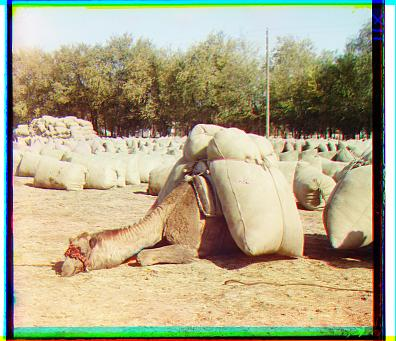
%> input picture ImageAligning/html/img/bd1.jpg, 396 x 341 px
$ octave --eval "result = cropborder(imread('html/img/bd1.jpg'));"   (GNU Octave 9; MATLAB toolbox functions it lacks are replaced by stand-ins)
%> lines starting %> are read from the running program, lines starting %| are printed output that depends on the picture
function offset = cropborder(img)
    gray = img;
%> gray is the input picture: size 341x396x3 uint8; mean R, G, B 172.9, 166.5, 135.8
    gray = rgb2gray(gray);
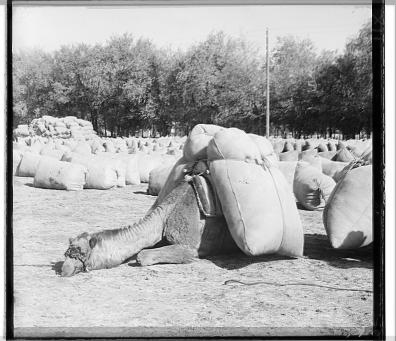
%> gray: size 341x396 uint8; min 0, max 255, mean 164.9

    fl = fspecial('gaussian', [3,3], 1.5); % change if you need
    scaleimg = imfilter(gray,fl);
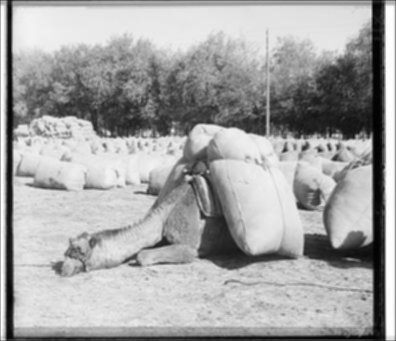
%> scaleimg: size 341x396 uint8; min 2, max 255, mean 164.4
    scaleimg = scaleimg(2:2:end, 2:2:end);
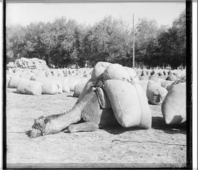
%> scaleimg: size 170x198 uint8; min 2, max 254, mean 164.6
    [hh, ww] = size(scaleimg);
%> hh = 170; ww = 198
    times = 1;
    while(max(hh, ww) > 1000)
%        scaleimg = imfilter(scaleimg,fl);
       scaleimg = scaleimg(2:2:end, 2:2:end);
       [hh, ww] = size(scaleimg);
       times = times + 1;
   end
%> after the loop, times = 1
   count = 1;
   xstart = 1; ystart = 1; xend = hh; yend = ww;
%> after `xend = hh`: xend = 170
%> after `yend = ww`: yend = 198
     for row = 1:hh/10
        av = std(scaleimg(row,:));
        if (av < 0.15)
            xstart = row;
            count = 0;
        elseif count > 2
            break;
        else count = count + 1;
        end
     end
%> this loop made 3 passes
%> av on passes 1 to 3: 25.62, 26.56, 33.96
%> after the loop, xstart = 1
     count = 1;
%      disp('ha');
     for row = hh:-1:hh*0.9
        av = std(scaleimg(row,:));
%         disp(av);
        if (av < 0.15)
            xend = row;
            count = 0;
        elseif count > 2
            break;
        else count = count + 1;
        end
     end
%> this loop made 3 passes
%> av on passes 1 to 3: 31.95, 38.46, 38.67
     count = 1;
%      disp('ha');
     for col = 1:ww/10
        av = std(scaleimg(:,col));
%         disp(av);
        if (av < 0.15)
            ystart = col;
            count = 0;
        elseif count > 2
            break;
        else count = count + 1;
        end
     end
%> this loop made 3 passes
%> av on passes 1 to 3: 9.19, 11.1, 21.39
%> after the loop, ystart = 1
%      disp('ha');
     count = 1;
     for col = ww:-1:ww*0.9
        av = std(scaleimg(:,col));
%         disp(av);
        if (av < 0.15)
            yend = col;
            count = 0;
        elseif count > 2
            break;
        else count = count + 1;
        end
     end
%> this loop made 3 passes
%> av on passes 1 to 3: 2.66, 8.15, 8.92

% [57 lines of commented-out code are left out]
    xend = xend*2.^times;
%> xend = 340
    xstart = xstart*2.^times;
%> xstart = 2
    yend = yend*2.^times;
%> yend = 396
    ystart = ystart*2.^times;
%> ystart = 2
    offset = [xstart, xend, ystart, yend];
%> offset = [2 340 2 396]
%     disp(offset);
end

$ run again, on ImageAligning/html/img/bd2.jpg
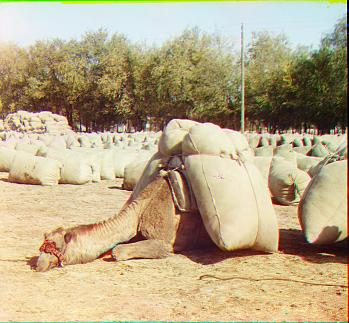
%> input picture ImageAligning/html/img/bd2.jpg, 349 x 323 px
%> in cropborder, gray is the input picture: size 323x349x3 uint8; mean R, G, B 184.7, 169.1, 135.7
%> in cropborder, `gray = rgb2gray(gray);`:
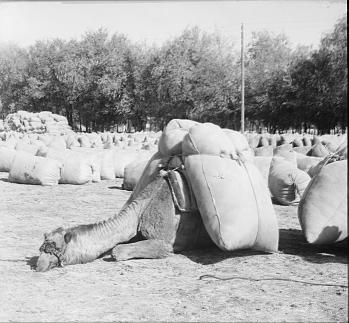
%> gray: size 323x349 uint8; min 0, max 253, mean 170
%> in cropborder, `scaleimg = scaleimg(2:2:end, 2:2:end);`:
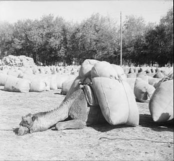
%> scaleimg: size 161x174 uint8; min 13, max 243, mean 170.1
%> after the loop in cropborder, `while(max(hh, ww) > 1000)`: times = 1
%> the loop in cropborder, `for row = 1:hh/10` made 3 passes
%> av on passes 1 to 3: 14.42, 12.57, 11.89
%> the loop in cropborder, `for row = hh:-1:hh*0.9` made 3 passes
%> av on passes 1 to 3: 13.43, 15.67, 14.57
%> the loop in cropborder, `for col = 1:ww/10` made 3 passes
%> av on passes 1 to 3: 39.47, 43.61, 43.4
%> the loop in cropborder, `for col = ww:-1:ww*0.9` made 3 passes
%> av on passes 1 to 3: 46.4, 68.95, 69.58
%> in cropborder, `xend = xend*2.^times;`: xend = 322
%> in cropborder, `xstart = xstart*2.^times;`: xstart = 2
%> in cropborder, `yend = yend*2.^times;`: yend = 348
%> in cropborder, `ystart = ystart*2.^times;`: ystart = 2
%> offset = [2 322 2 348]

$ run again, on ImageAligning/html/img/bd3.jpg
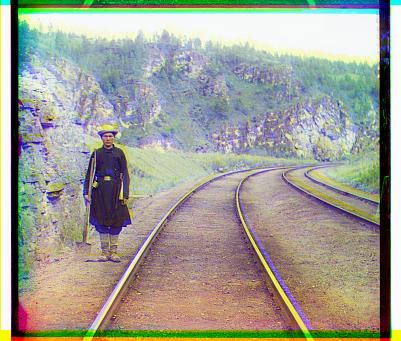
%> input picture ImageAligning/html/img/bd3.jpg, 401 x 341 px
%> in cropborder, gray is the input picture: size 341x401x3 uint8; mean R, G, B 160.3, 159.8, 148.8
%> in cropborder, `gray = rgb2gray(gray);`:
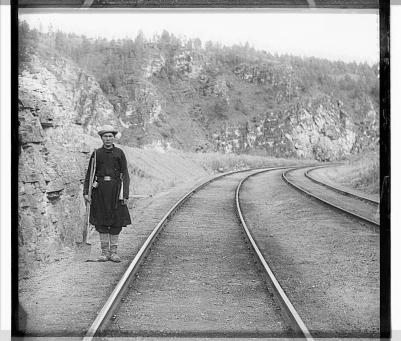
%> gray: size 341x401 uint8; min 0, max 254, mean 158.7
%> in cropborder, `scaleimg = scaleimg(2:2:end, 2:2:end);`:
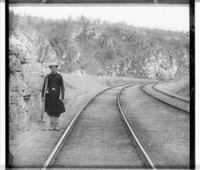
%> scaleimg: size 170x200 uint8; min 1, max 253, mean 158.6
%> after the loop in cropborder, `while(max(hh, ww) > 1000)`: times = 1
%> the loop in cropborder, `for row = 1:hh/10` made 3 passes
%> av on passes 1 to 3: 26.95, 27.07, 34.57
%> the loop in cropborder, `for row = hh:-1:hh*0.9` made 3 passes
%> av on passes 1 to 3: 28.63, 35.7, 37.19
%> the loop in cropborder, `for col = 1:ww/10` made 3 passes
%> av on passes 1 to 3: 8.54, 9.49, 9.43
%> the loop in cropborder, `for col = ww:-1:ww*0.9` made 3 passes
%> av on passes 1 to 3: 9.58, 9.6, 9.7
%> in cropborder, `xend = xend*2.^times;`: xend = 340
%> in cropborder, `xstart = xstart*2.^times;`: xstart = 2
%> in cropborder, `yend = yend*2.^times;`: yend = 400
%> in cropborder, `ystart = ystart*2.^times;`: ystart = 2
%> offset = [2 340 2 400]

$ run again, on ImageAligning/html/img/bd4.jpg
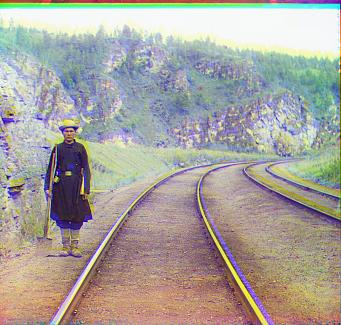
%> input picture ImageAligning/html/img/bd4.jpg, 341 x 325 px
%> in cropborder, gray is the input picture: size 325x341x3 uint8; mean R, G, B 168.6, 163.5, 157.6
%> in cropborder, `gray = rgb2gray(gray);`:
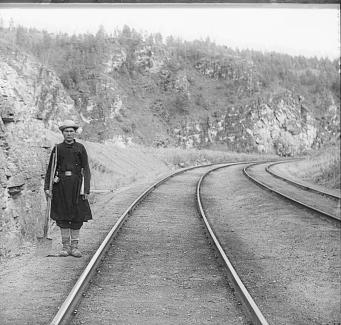
%> gray: size 325x341 uint8; min 3, max 254, mean 164.3
%> in cropborder, `scaleimg = scaleimg(2:2:end, 2:2:end);`:
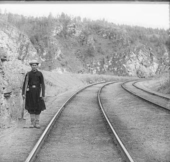
%> scaleimg: size 162x170 uint8; min 24, max 250, mean 164.5
%> after the loop in cropborder, `while(max(hh, ww) > 1000)`: times = 1
%> the loop in cropborder, `for row = 1:hh/10` made 3 passes
%> av on passes 1 to 3: 11.8, 14.8, 7.54
%> the loop in cropborder, `for row = hh:-1:hh*0.9` made 3 passes
%> av on passes 1 to 3: 21.99, 20.97, 19.93
%> the loop in cropborder, `for col = 1:ww/10` made 3 passes
%> av on passes 1 to 3: 26.13, 27.88, 29.6
%> the loop in cropborder, `for col = ww:-1:ww*0.9` made 3 passes
%> av on passes 1 to 3: 35.03, 42, 43.53
%> in cropborder, `xend = xend*2.^times;`: xend = 324
%> in cropborder, `xstart = xstart*2.^times;`: xstart = 2
%> in cropborder, `yend = yend*2.^times;`: yend = 340
%> in cropborder, `ystart = ystart*2.^times;`: ystart = 2
%> offset = [2 324 2 340]
